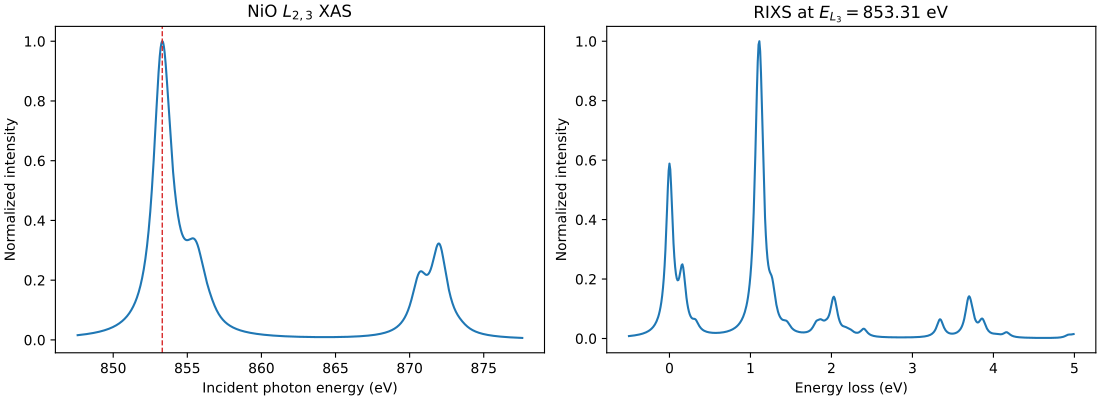

Source code (Python):
"""Calculate NiO crystal-field L2,3-edge XAS and RIXS spectra."""

import matplotlib.pyplot as plt
import numpy as np

import edrixs


# Slater integrals
F2_dd, F4_dd = 11.142, 6.874
F2_dp, G1_dp, G3_dp = 6.667, 4.922, 2.796
F0_dd = 2 * (F2_dd + F4_dd) / 63
F0_dp = G1_dp / 15 + 3 * G3_dp / 70

slater_i = [F0_dd, F2_dd, F4_dd]
slater_n = [
    F0_dd, F2_dd, F4_dd,
    F0_dp, F2_dp, G1_dp, G3_dp,
    0.0, 0.0,
]

# emat terms on the 3d shell.
ten_dq = 1.1
zeta_3d, zeta_2p = 0.081, 11.498
exchange = 6 * 0.027
ext_B = exchange / (2 * np.sqrt(6)) * np.array([1.0, 1.0, 2.0])

edge_shift = 857.6
*problem, shift = edrixs.model_1v1c(
    ('d', 'p'),
    shell_level=(0.0, -edge_shift),
    v_soc=(zeta_3d, zeta_3d),
    c_soc=zeta_2p,
    v_noccu=8,
    slater=(slater_i, slater_n),
    v_cfmat=edrixs.cf_cubic_d(ten_dq),
    ext_B=ext_B,
    on_which='spin',
    sparse_U=True,
)

backend = 'scipy'
hmat_i, hmat_n, trans_ops = edrixs.get_ops(*problem, backend=backend)
eval_i, evec_i = edrixs.ed(
    hmat_i, shift=shift,
    num_evals=3,
    backend=backend,
)

# Calculate XAS spectrum.
energy = np.linspace(edge_shift - 10, edge_shift + 20, 3001)
gamma_c = 0.65
xas = edrixs.xas(
    eval_i, evec_i, hmat_n, trans_ops, energy,
    gamma_c=gamma_c,
    pol_type=[('linear', 0)],
    backend=backend,
).sum(-1)
xas /= xas.max()

# Calculate RIXS at the global XAS maximum. Summing two orthogonal
# scattered polarizations represents a measurement without outgoing
# polarization analysis.
resonance_energy = energy[np.argmax(xas)]
energy_loss = np.arange(-0.5, 5, 0.01)
rixs = edrixs.rixs(
    eval_i, evec_i, hmat_i, hmat_n, trans_ops,
    np.array([resonance_energy]), energy_loss,
    gamma_c=gamma_c,
    gamma_f=0.05,
    pol_type=[
        ('linear', 0, 'linear', 0),
        ('linear', 0, 'linear', np.pi / 2),
    ],
    backend=backend,
)
rixs_spectrum = rixs[0].sum(axis=-1)
rixs_spectrum /= rixs_spectrum.max()

fig, (ax_xas, ax_rixs) = plt.subplots(
    1, 2, figsize=(11, 4), constrained_layout=True
)
ax_xas.plot(energy, xas)
ax_xas.axvline(resonance_energy, color='tab:red', linestyle='--', linewidth=1)
ax_xas.set_xlabel('Incident photon energy (eV)')
ax_xas.set_ylabel('Normalized intensity')
ax_xas.set_title(r'NiO $L_{2,3}$ XAS')

ax_rixs.plot(energy_loss, rixs_spectrum)
ax_rixs.set_xlabel('Energy loss (eV)')
ax_rixs.set_ylabel('Normalized intensity')
ax_rixs.set_title(r'RIXS at $E_{L_3}=%.2f$ eV' % resonance_energy)
plt.show()
